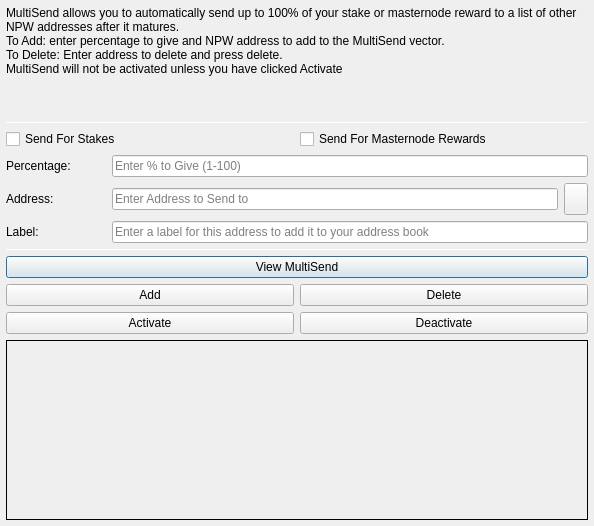
<?xml version="1.0" encoding="UTF-8"?>
<ui version="4.0">
 <class>MultiSendDialog</class>
 <widget class="QDialog" name="MultiSendDialog">
  <property name="windowModality">
   <enum>Qt::NonModal</enum>
  </property>
  <property name="geometry">
   <rect>
    <x>0</x>
    <y>0</y>
    <width>594</width>
    <height>526</height>
   </rect>
  </property>
  <property name="windowTitle">
   <string>MultiSend</string>
  </property>
  <layout class="QVBoxLayout" name="verticalLayout" stretch="0">
   <property name="leftMargin">
    <number>6</number>
   </property>
   <property name="topMargin">
    <number>6</number>
   </property>
   <property name="rightMargin">
    <number>6</number>
   </property>
   <property name="bottomMargin">
    <number>6</number>
   </property>
   <item>
    <layout class="QVBoxLayout" name="verticalLayout_Main" stretch="1,1,1,0,1,1,1">
     <item>
      <widget class="QLabel" name="label_2">
       <property name="lineWidth">
        <number>1</number>
       </property>
       <property name="text">
        <string>MultiSend allows you to automatically send up to 100% of your stake or masternode reward to a list of other NPW addresses after it matures.
To Add: enter percentage to give and NPW address to add to the MultiSend vector.
To Delete: Enter address to delete and press delete.
MultiSend will not be activated unless you have clicked Activate</string>
       </property>
       <property name="alignment">
        <set>Qt::AlignLeading|Qt::AlignLeft|Qt::AlignTop</set>
       </property>
       <property name="wordWrap">
        <bool>true</bool>
       </property>
      </widget>
     </item>
     <item>
      <widget class="Line" name="line">
       <property name="minimumSize">
        <size>
         <width>0</width>
         <height>1</height>
        </size>
       </property>
       <property name="maximumSize">
        <size>
         <width>16777215</width>
         <height>1</height>
        </size>
       </property>
       <property name="orientation">
        <enum>Qt::Horizontal</enum>
       </property>
      </widget>
     </item>
     <item>
      <layout class="QVBoxLayout" name="verticalLayout_Settings">
       <item>
        <layout class="QHBoxLayout" name="horizontalLayout">
         <item>
          <widget class="QCheckBox" name="multiSendStakeCheckBox">
           <property name="text">
            <string>Send For Stakes</string>
           </property>
          </widget>
         </item>
         <item>
          <widget class="QCheckBox" name="multiSendMasternodeCheckBox">
           <property name="text">
            <string>Send For Masternode Rewards</string>
           </property>
          </widget>
         </item>
        </layout>
       </item>
       <item>
        <layout class="QHBoxLayout" name="horizontalLayout_6">
         <item>
          <widget class="QLabel" name="label">
           <property name="minimumSize">
            <size>
             <width>100</width>
             <height>0</height>
            </size>
           </property>
           <property name="toolTip">
            <string>Percentage of stake to send</string>
           </property>
           <property name="text">
            <string>Percentage:</string>
           </property>
          </widget>
         </item>
         <item>
          <widget class="QLineEdit" name="multiSendPercentEdit">
           <property name="toolTip">
            <string>Enter whole numbers 1 - 100</string>
           </property>
           <property name="placeholderText">
            <string>Enter % to Give (1-100)</string>
           </property>
          </widget>
         </item>
        </layout>
       </item>
       <item>
        <layout class="QHBoxLayout" name="horizontalLayout_7">
         <item>
          <widget class="QLabel" name="label_5">
           <property name="minimumSize">
            <size>
             <width>100</width>
             <height>0</height>
            </size>
           </property>
           <property name="toolTip">
            <string>Address to send portion of stake to</string>
           </property>
           <property name="text">
            <string>Address:</string>
           </property>
          </widget>
         </item>
         <item>
          <widget class="QLineEdit" name="multiSendAddressEdit">
           <property name="toolTip">
            <string/>
           </property>
           <property name="placeholderText">
            <string>Enter Address to Send to</string>
           </property>
          </widget>
         </item>
         <item>
          <widget class="QToolButton" name="addressBookButton">
           <property name="maximumSize">
            <size>
             <width>16777215</width>
             <height>32</height>
            </size>
           </property>
           <property name="toolTip">
            <string>Choose an address from the address book</string>
           </property>
           <property name="text">
            <string/>
           </property>
           <property name="icon">
            <iconset resource="../npw.qrc">
             <normaloff>:/icons/address-book</normaloff>:/icons/address-book</iconset>
           </property>
           <property name="shortcut">
            <string>Alt+A</string>
           </property>
          </widget>
         </item>
        </layout>
       </item>
      </layout>
     </item>
     <item>
      <layout class="QHBoxLayout" name="horizontalLayout_3">
       <item>
        <widget class="QLabel" name="label_3">
         <property name="minimumSize">
          <size>
           <width>100</width>
           <height>0</height>
          </size>
         </property>
         <property name="text">
          <string>Label:</string>
         </property>
        </widget>
       </item>
       <item>
        <widget class="QLineEdit" name="labelAddressLabelEdit">
         <property name="placeholderText">
          <string>Enter a label for this address to add it to your address book</string>
         </property>
        </widget>
       </item>
      </layout>
     </item>
     <item>
      <widget class="Line" name="line_2">
       <property name="minimumSize">
        <size>
         <width>0</width>
         <height>1</height>
        </size>
       </property>
       <property name="maximumSize">
        <size>
         <width>16777215</width>
         <height>1</height>
        </size>
       </property>
       <property name="orientation">
        <enum>Qt::Horizontal</enum>
       </property>
      </widget>
     </item>
     <item>
      <layout class="QVBoxLayout" name="verticalLayout_Buttons">
       <item>
        <layout class="QHBoxLayout" name="horizontalLayout_4">
         <item>
          <widget class="QPushButton" name="viewButton">
           <property name="toolTip">
            <string/>
           </property>
           <property name="statusTip">
            <string>View MultiSend Vector</string>
           </property>
           <property name="text">
            <string>View MultiSend</string>
           </property>
          </widget>
         </item>
        </layout>
       </item>
       <item>
        <layout class="QHBoxLayout" name="horizontalLayout_2">
         <item>
          <widget class="QPushButton" name="addButton">
           <property name="toolTip">
            <string/>
           </property>
           <property name="statusTip">
            <string>Add to MultiSend Vector</string>
           </property>
           <property name="text">
            <string>Add</string>
           </property>
          </widget>
         </item>
         <item>
          <widget class="QPushButton" name="deleteButton">
           <property name="toolTip">
            <string/>
           </property>
           <property name="statusTip">
            <string>Delete Address From MultiSend Vector</string>
           </property>
           <property name="text">
            <string>Delete</string>
           </property>
          </widget>
         </item>
        </layout>
       </item>
       <item>
        <layout class="QHBoxLayout" name="horizontalLayout_5">
         <item>
          <widget class="QPushButton" name="activateButton">
           <property name="statusTip">
            <string>Activate MultiSend</string>
           </property>
           <property name="text">
            <string>Activate</string>
           </property>
          </widget>
         </item>
         <item>
          <widget class="QPushButton" name="disableButton">
           <property name="statusTip">
            <string>Deactivate MultiSend</string>
           </property>
           <property name="text">
            <string>Deactivate</string>
           </property>
          </widget>
         </item>
        </layout>
       </item>
      </layout>
     </item>
     <item>
      <widget class="QLabel" name="message">
       <property name="minimumSize">
        <size>
         <width>0</width>
         <height>180</height>
        </size>
       </property>
       <property name="frameShape">
        <enum>QFrame::Panel</enum>
       </property>
       <property name="frameShadow">
        <enum>QFrame::Plain</enum>
       </property>
       <property name="lineWidth">
        <number>1</number>
       </property>
       <property name="midLineWidth">
        <number>1</number>
       </property>
       <property name="text">
        <string/>
       </property>
       <property name="alignment">
        <set>Qt::AlignLeading|Qt::AlignLeft|Qt::AlignTop</set>
       </property>
       <property name="wordWrap">
        <bool>true</bool>
       </property>
      </widget>
     </item>
    </layout>
   </item>
  </layout>
 </widget>
 <resources>
  <include location="../npw.qrc"/>
 </resources>
 <connections/>
</ui>
